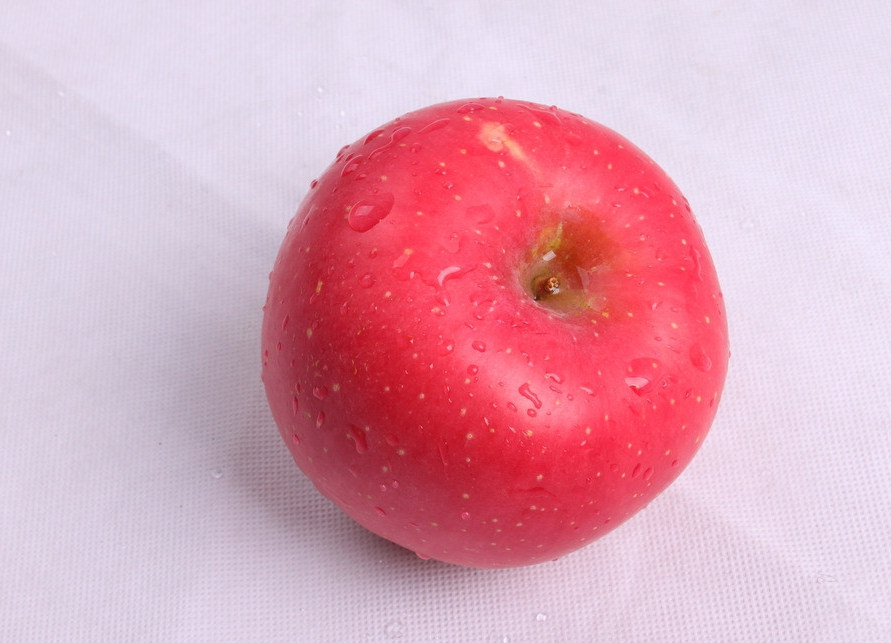
#> input picture apple.jpg, 891 x 643 px
$ python image_smooth.py
#> lines starting #> are read from the running program, lines starting #| are printed output that depends on the picture; after the words box and inside, x2 and y2 are one past the last pixel; in counts of white or black regions, pixels touching at a corner belong together
# coding=utf-8
import numpy as np
from PIL import Image
from matplotlib import pyplot as plt
def readpicture(path):
#> called with path = 'apple.jpg'
    im = Image.open(path).convert('L')
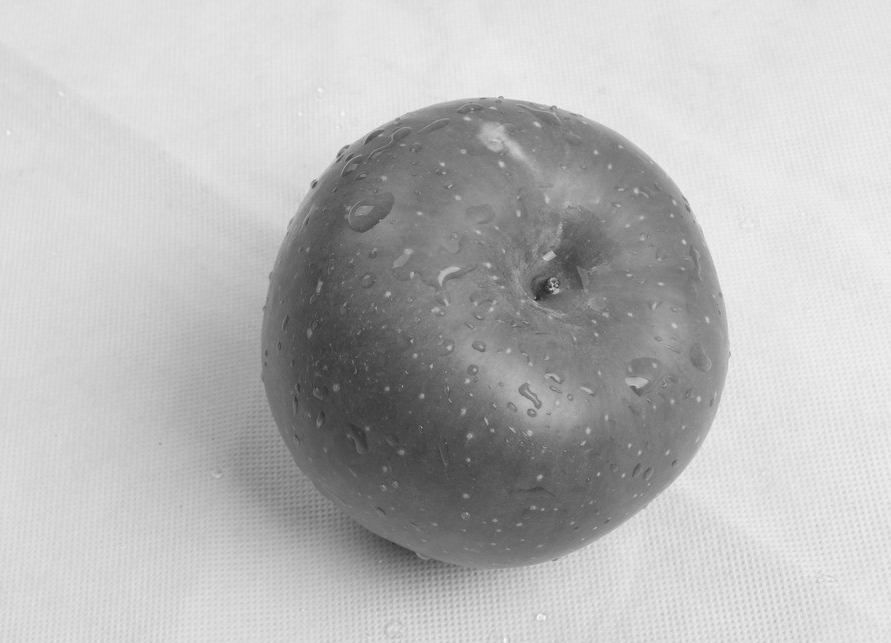
#> im: PIL image 891x643 L; min 39, max 250, mean 185.1
    if im is None:
        print("图像打开失败")
        exit()
    return im

# 把图像转换为频域
def transFFT(image):
    # 二维快速傅里叶变换函数
    im = np.fft.fft2(image)
    # 将零频点移到频谱的中间
    fshift = np.fft.fftshift(im)
    # 将复数变换为实数
    # 取log将数据变化到较小的范围
    fshift1 = np.log(abs(fshift))
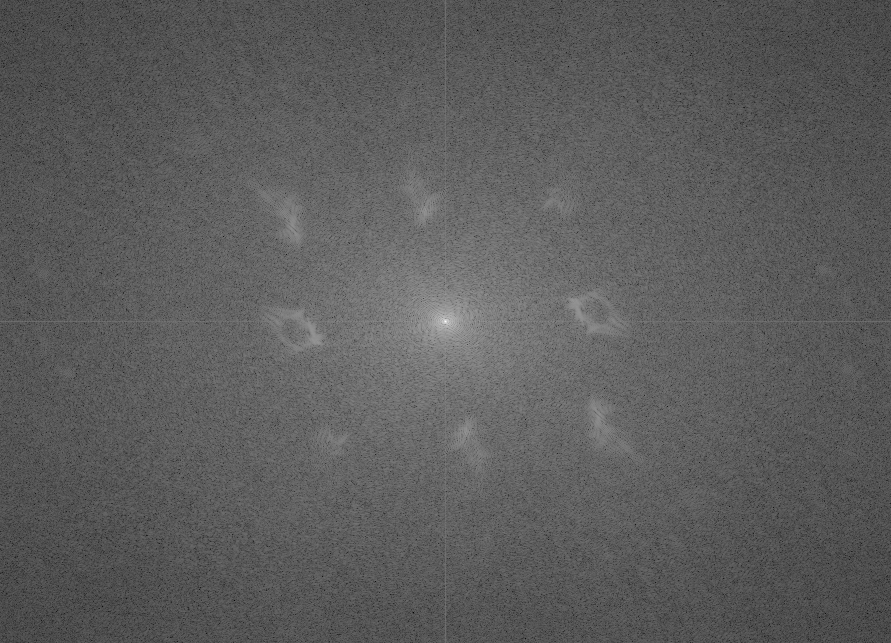
#> fshift1: shape (643, 891) float64; min 0.862, max 18.48, mean 7.27; drawn with min black and max white
    plt.subplot(121)
    plt.imshow(image, cmap='gray')
    plt.subplot(122)
    plt.imshow(fshift1, cmap='gray')
    plt.show()
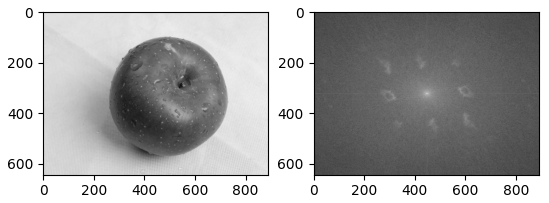
#> figure drawn by matplotlib, 2 panels
    return fshift

# 低通滤波器
def lowPassFilter(r, fshift):
#> called with r = 45, fshift = array of shape (643, 891)
    transfor_matrix = np.zeros(fshift.shape)
    center_point = tuple(map(lambda x: (x - 1) / 2, fshift.shape))
#> center_point = (321, 445)
    for i in range(transfor_matrix.shape[0]):
        for j in range(transfor_matrix.shape[1]):
            def cal_distance(pa, pb):
                from math import sqrt
                dis = sqrt((pa[0] - pb[0]) ** 2 + (pa[1] - pb[1]) ** 2)
                return dis

            dis = cal_distance(center_point, (i, j))
            if dis <= r:
                transfor_matrix[i, j] = 1
            else:
                transfor_matrix[i, j] = 0
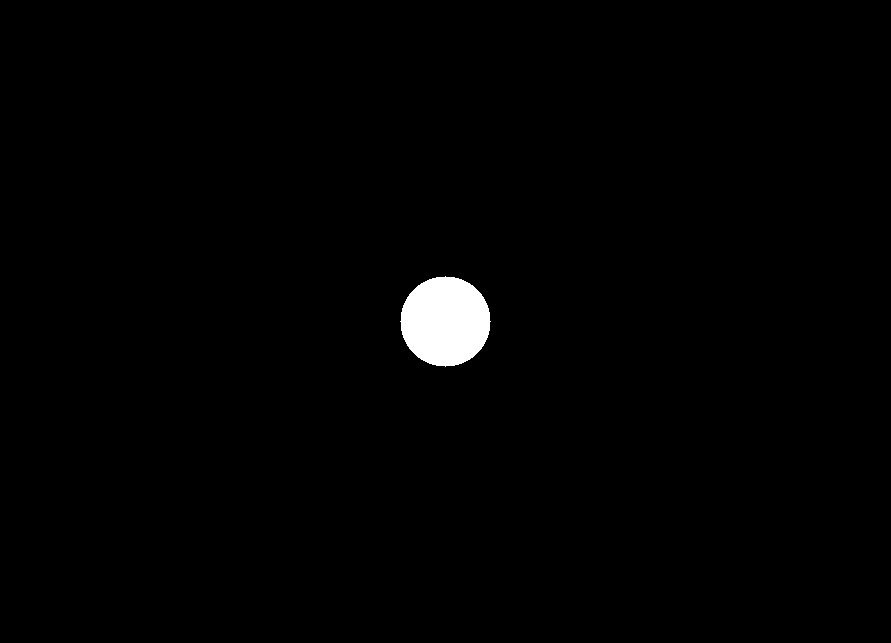
#> transfor_matrix: shape (643, 891) float64; values 0 (black) and 1 (white), 1.1% white; 1 white region, box (x1, y1, x2, y2) and area: (400, 276, 491, 367) 6361
    return transfor_matrix


# 将频域转换为图像
def tranPic(image1, image, im):
    '''
    :param image1: 原图像
    :param image: 高斯滤波后的频域图
    :param im: 原图像的频域图
    :return:
    '''
    im = np.abs(np.fft.ifft2(np.fft.ifftshift(image*im)))
#> im: shape (643, 891) float64
    plt.subplot(121)
    # 原图像
    plt.imshow(image1, cmap='gray')
    plt.subplot(122)
    # 变换后图像
    plt.imshow(im, cmap='gray')
    plt.show()


image = readpicture("apple.jpg")
# 返回频域图
im = transFFT(image)
# 对频域平滑
tranImage = lowPassFilter(45, im)
# 返回空域图
tranPic(image, tranImage, im)
